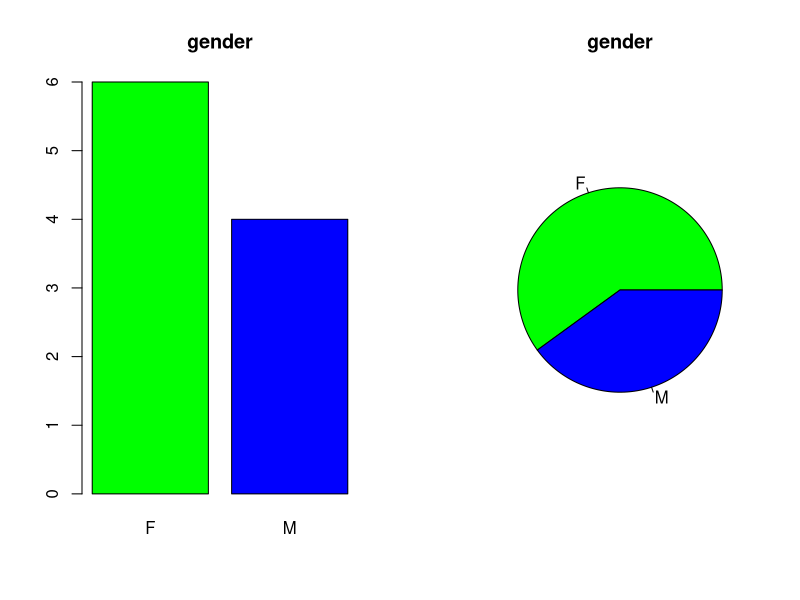
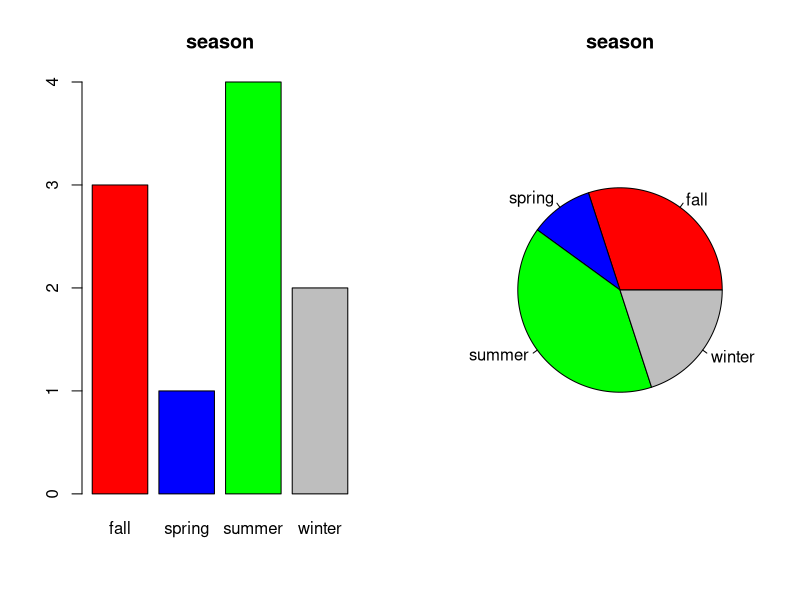

R code for these plots, in order:
# univariate data practice in R by sangmin

# information of data
gender <- c('F', 'F', 'F', 'M', 'M', 'F', 'F', 'F', 'M', 'M')
color <- c("green", "blue")
names(gender) <- color

par(mfrow=c(1, 2))
# frequency distribution table
table(gender)

# bar graph
barplot(table(gender), main="gender", col=color)

# circle graph
pie(table(gender), main="gender", col=color)
par(mfrow=c(1, 1))


# information of data
season <- c("summer", "winter", "spring", "fall", "summer", "fall", "winter", "summer", "summer", "fall")
color <- c("red", "blue", "green", "grey")
names(season) <- color

par(mfrow=c(1, 2))
# frequency distribution table
table(season)

# bar graph
barplot(table(season), main="season", col=color)

# circle graph
pie(table(season), main="season", col=color)
